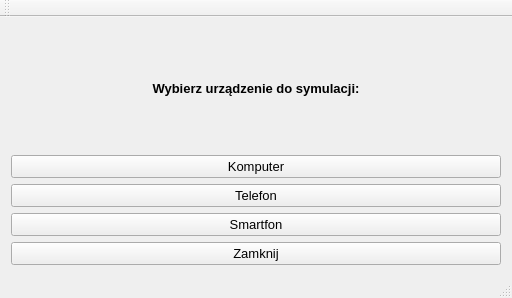
<?xml version="1.0" encoding="UTF-8"?>
<ui version="4.0">
 <class>WyborUrzadzenClass</class>
 <widget class="QMainWindow" name="WyborUrzadzenClass">
  <property name="geometry">
   <rect>
    <x>0</x>
    <y>0</y>
    <width>512</width>
    <height>298</height>
   </rect>
  </property>
  <property name="font">
   <font>
    <pointsize>10</pointsize>
   </font>
  </property>
  <property name="windowTitle">
   <string>WyborUrzadzen</string>
  </property>
  <widget class="QWidget" name="centralWidget">
   <layout class="QGridLayout" name="gridLayout">
    <item row="0" column="0">
     <layout class="QVBoxLayout" name="verticalLayout">
      <item>
       <widget class="QLabel" name="label">
        <property name="font">
         <font>
          <pointsize>10</pointsize>
          <weight>75</weight>
          <bold>true</bold>
         </font>
        </property>
        <property name="text">
         <string>Wybierz urządzenie do symulacji:</string>
        </property>
        <property name="alignment">
         <set>Qt::AlignCenter</set>
        </property>
       </widget>
      </item>
      <item>
       <widget class="QPushButton" name="Komputer">
        <property name="font">
         <font>
          <pointsize>10</pointsize>
         </font>
        </property>
        <property name="text">
         <string>Komputer</string>
        </property>
       </widget>
      </item>
      <item>
       <widget class="QPushButton" name="Telefon">
        <property name="font">
         <font>
          <pointsize>10</pointsize>
         </font>
        </property>
        <property name="text">
         <string>Telefon</string>
        </property>
       </widget>
      </item>
      <item>
       <widget class="QPushButton" name="Smartfon">
        <property name="font">
         <font>
          <pointsize>10</pointsize>
         </font>
        </property>
        <property name="text">
         <string>Smartfon</string>
        </property>
       </widget>
      </item>
      <item>
       <widget class="QPushButton" name="zamknij">
        <property name="text">
         <string>Zamknij</string>
        </property>
       </widget>
      </item>
     </layout>
    </item>
   </layout>
  </widget>
  <widget class="QMenuBar" name="menuBar">
   <property name="geometry">
    <rect>
     <x>0</x>
     <y>0</y>
     <width>512</width>
     <height>26</height>
    </rect>
   </property>
  </widget>
  <widget class="QToolBar" name="mainToolBar">
   <attribute name="toolBarArea">
    <enum>TopToolBarArea</enum>
   </attribute>
   <attribute name="toolBarBreak">
    <bool>false</bool>
   </attribute>
  </widget>
  <widget class="QStatusBar" name="statusBar"/>
 </widget>
 <layoutdefault spacing="6" margin="11"/>
 <resources>
  <include location="wyborurzadzen.qrc"/>
 </resources>
 <connections>
  <connection>
   <sender>zamknij</sender>
   <signal>clicked()</signal>
   <receiver>WyborUrzadzenClass</receiver>
   <slot>zamknij()</slot>
   <hints>
    <hint type="sourcelabel">
     <x>255</x>
     <y>208</y>
    </hint>
    <hint type="destinationlabel">
     <x>255</x>
     <y>148</y>
    </hint>
   </hints>
  </connection>
 </connections>
 <slots>
  <slot>zamknij()</slot>
  <slot>otworzEdytor()</slot>
 </slots>
</ui>
